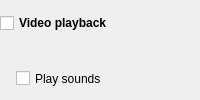
                <widget class="QWidget" name="videoPlaybackGroup" native="true">
                 <property name="accessibleName">
                  <string notr="true">SGroup</string>
                 </property>
                 <layout class="QVBoxLayout" name="verticalLayout_9">
                  <property name="leftMargin">
                   <number>0</number>
                  </property>
                  <property name="topMargin">
                   <number>0</number>
                  </property>
                  <property name="rightMargin">
                   <number>0</number>
                  </property>
                  <property name="bottomMargin">
                   <number>0</number>
                  </property>
                  <item>
                   <layout class="QHBoxLayout" name="horizontalLayout_4">
                    <property name="leftMargin">
                     <number>0</number>
                    </property>
                    <property name="topMargin">
                     <number>0</number>
                    </property>
                    <property name="rightMargin">
                     <number>0</number>
                    </property>
                    <property name="bottomMargin">
                     <number>0</number>
                    </property>
                    <item>
                     <widget class="QCheckBox" name="videoPlaybackCheckBox">
                      <property name="font">
                       <font>
                        <bold>true</bold>
                       </font>
                      </property>
                      <property name="text">
                       <string>Video playback</string>
                      </property>
                     </widget>
                    </item>
                    <item>
                     <widget class="QWidget" name="widget_4" native="true">
                      <property name="sizePolicy">
                       <sizepolicy hsizetype="Expanding" vsizetype="Preferred">
                        <horstretch>0</horstretch>
                        <verstretch>0</verstretch>
                       </sizepolicy>
                      </property>
                      <property name="accessibleName">
                       <string notr="true">SLine</string>
                      </property>
                     </widget>
                    </item>
                   </layout>
                  </item>
                  <item>
                   <widget class="QWidget" name="videoPlaybackGroupContents" native="true">
                    <layout class="QVBoxLayout" name="verticalLayout_10">
                     <property name="leftMargin">
                      <number>16</number>
                     </property>
                     <property name="topMargin">
                      <number>4</number>
                     </property>
                     <property name="rightMargin">
                      <number>0</number>
                     </property>
                     <property name="bottomMargin">
                      <number>0</number>
                     </property>
                     <item>
                      <widget class="QCheckBox" name="playSoundsCheckBox">
                       <property name="enabled">
                        <bool>true</bool>
                       </property>
                       <property name="sizePolicy">
                        <sizepolicy hsizetype="Minimum" vsizetype="Preferred">
                         <horstretch>0</horstretch>
                         <verstretch>0</verstretch>
                        </sizepolicy>
                       </property>
                       <property name="minimumSize">
                        <size>
                         <width>0</width>
                         <height>0</height>
                        </size>
                       </property>
                       <property name="text">
                        <string>Play sounds</string>
                       </property>
                      </widget>
                     </item>
                    </layout>
                   </widget>
                  </item>
                 </layout>
                </widget>
